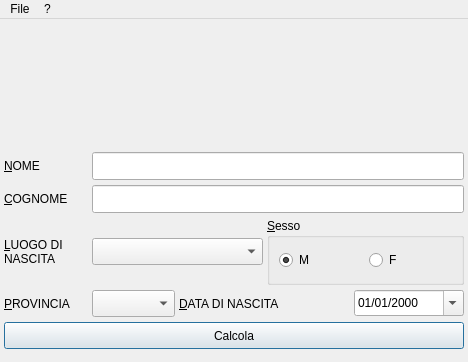
<ui version="4.0" >
 <class>MainWindow</class>
 <widget class="QMainWindow" name="MainWindow" >
  <property name="geometry" >
   <rect>
    <x>0</x>
    <y>0</y>
    <width>468</width>
    <height>362</height>
   </rect>
  </property>
  <property name="sizePolicy" >
   <sizepolicy vsizetype="Fixed" hsizetype="Fixed" >
    <horstretch>0</horstretch>
    <verstretch>0</verstretch>
   </sizepolicy>
  </property>
  <property name="minimumSize" >
   <size>
    <width>468</width>
    <height>362</height>
   </size>
  </property>
  <property name="maximumSize" >
   <size>
    <width>468</width>
    <height>362</height>
   </size>
  </property>
  <property name="windowTitle" >
   <string>Qodfisc</string>
  </property>
  <property name="windowIcon" >
   <iconset resource="qodfisc.qrc" >
    <normaloff>:/icon.png</normaloff>:/icon.png</iconset>
  </property>
  <widget class="QWidget" name="centralwidget" >
   <widget class="QPushButton" name="calcola" >
    <property name="geometry" >
     <rect>
      <x>4</x>
      <y>303</y>
      <width>460</width>
      <height>27</height>
     </rect>
    </property>
    <property name="text" >
     <string>Calcola</string>
    </property>
    <property name="autoDefault" >
     <bool>true</bool>
    </property>
    <property name="default" >
     <bool>true</bool>
    </property>
   </widget>
   <widget class="QGroupBox" name="groupBox" >
    <property name="geometry" >
     <rect>
      <x>267</x>
      <y>199</y>
      <width>197</width>
      <height>67</height>
     </rect>
    </property>
    <property name="title" >
     <string>&amp;Sesso</string>
    </property>
    <layout class="QHBoxLayout" name="horizontalLayout" >
     <item>
      <widget class="QRadioButton" name="sexM" >
       <property name="text" >
        <string>M</string>
       </property>
       <property name="checked" >
        <bool>true</bool>
       </property>
      </widget>
     </item>
     <item>
      <widget class="QRadioButton" name="sexF" >
       <property name="text" >
        <string>F</string>
       </property>
      </widget>
     </item>
    </layout>
   </widget>
   <widget class="QDateEdit" name="dataDE" >
    <property name="geometry" >
     <rect>
      <x>354</x>
      <y>271</y>
      <width>110</width>
      <height>26</height>
     </rect>
    </property>
    <property name="displayFormat" >
     <string>dd/MM/yyyy</string>
    </property>
    <property name="calendarPopup" >
     <bool>true</bool>
    </property>
   </widget>
   <widget class="QLabel" name="label_2" >
    <property name="geometry" >
     <rect>
      <x>179</x>
      <y>271</y>
      <width>171</width>
      <height>27</height>
     </rect>
    </property>
    <property name="text" >
     <string>&amp;DATA DI NASCITA</string>
    </property>
    <property name="buddy" >
     <cstring>dataDE</cstring>
    </property>
   </widget>
   <widget class="QLineEdit" name="cognomeLE" >
    <property name="geometry" >
     <rect>
      <x>92</x>
      <y>166</y>
      <width>372</width>
      <height>28</height>
     </rect>
    </property>
   </widget>
   <widget class="QLineEdit" name="nomeLE" >
    <property name="geometry" >
     <rect>
      <x>92</x>
      <y>133</y>
      <width>372</width>
      <height>28</height>
     </rect>
    </property>
   </widget>
   <widget class="QComboBox" name="comuneCB" >
    <property name="geometry" >
     <rect>
      <x>92</x>
      <y>219</y>
      <width>171</width>
      <height>27</height>
     </rect>
    </property>
   </widget>
   <widget class="QComboBox" name="provinciaCB" >
    <property name="geometry" >
     <rect>
      <x>92</x>
      <y>271</y>
      <width>83</width>
      <height>27</height>
     </rect>
    </property>
   </widget>
   <widget class="QLabel" name="label_3" >
    <property name="geometry" >
     <rect>
      <x>4</x>
      <y>166</y>
      <width>84</width>
      <height>28</height>
     </rect>
    </property>
    <property name="text" >
     <string>&amp;COGNOME</string>
    </property>
    <property name="buddy" >
     <cstring>cognomeLE</cstring>
    </property>
   </widget>
   <widget class="QLabel" name="label_4" >
    <property name="geometry" >
     <rect>
      <x>4</x>
      <y>133</y>
      <width>84</width>
      <height>28</height>
     </rect>
    </property>
    <property name="text" >
     <string>&amp;NOME</string>
    </property>
    <property name="buddy" >
     <cstring>nomeLE</cstring>
    </property>
   </widget>
   <widget class="QLabel" name="label_6" >
    <property name="geometry" >
     <rect>
      <x>4</x>
      <y>271</y>
      <width>84</width>
      <height>27</height>
     </rect>
    </property>
    <property name="text" >
     <string>&amp;PROVINCIA</string>
    </property>
    <property name="buddy" >
     <cstring>provinciaCB</cstring>
    </property>
   </widget>
   <widget class="QLabel" name="label_5" >
    <property name="geometry" >
     <rect>
      <x>4</x>
      <y>199</y>
      <width>84</width>
      <height>67</height>
     </rect>
    </property>
    <property name="text" >
     <string>&amp;LUOGO DI
NASCITA</string>
    </property>
    <property name="buddy" >
     <cstring>comuneCB</cstring>
    </property>
   </widget>
   <widget class="QLabel" name="label" >
    <property name="geometry" >
     <rect>
      <x>4</x>
      <y>5</y>
      <width>460</width>
      <height>123</height>
     </rect>
    </property>
    <property name="sizePolicy" >
     <sizepolicy vsizetype="Fixed" hsizetype="Fixed" >
      <horstretch>0</horstretch>
      <verstretch>0</verstretch>
     </sizepolicy>
    </property>
    <property name="text" >
     <string/>
    </property>
    <property name="pixmap" >
     <pixmap resource="qodfisc.qrc" >:/codfisc.png</pixmap>
    </property>
   </widget>
  </widget>
  <widget class="QMenuBar" name="menubar" >
   <property name="geometry" >
    <rect>
     <x>0</x>
     <y>0</y>
     <width>468</width>
     <height>24</height>
    </rect>
   </property>
   <widget class="QMenu" name="menu" >
    <property name="title" >
     <string>?</string>
    </property>
    <addaction name="actionInfo" />
   </widget>
   <widget class="QMenu" name="menuFile" >
    <property name="title" >
     <string>File</string>
    </property>
    <addaction name="actionEsci" />
   </widget>
   <addaction name="menuFile" />
   <addaction name="menu" />
  </widget>
  <action name="actionEsci" >
   <property name="text" >
    <string>Esci</string>
   </property>
  </action>
  <action name="actionInfo" >
   <property name="text" >
    <string>Info</string>
   </property>
  </action>
 </widget>
 <tabstops>
  <tabstop>nomeLE</tabstop>
  <tabstop>cognomeLE</tabstop>
  <tabstop>comuneCB</tabstop>
  <tabstop>sexM</tabstop>
  <tabstop>sexF</tabstop>
  <tabstop>provinciaCB</tabstop>
  <tabstop>dataDE</tabstop>
  <tabstop>calcola</tabstop>
 </tabstops>
 <resources>
  <include location="qodfisc.qrc" />
 </resources>
 <connections>
  <connection>
   <sender>actionEsci</sender>
   <signal>triggered()</signal>
   <receiver>MainWindow</receiver>
   <slot>close()</slot>
   <hints>
    <hint type="sourcelabel" >
     <x>-1</x>
     <y>-1</y>
    </hint>
    <hint type="destinationlabel" >
     <x>220</x>
     <y>188</y>
    </hint>
   </hints>
  </connection>
 </connections>
</ui>
